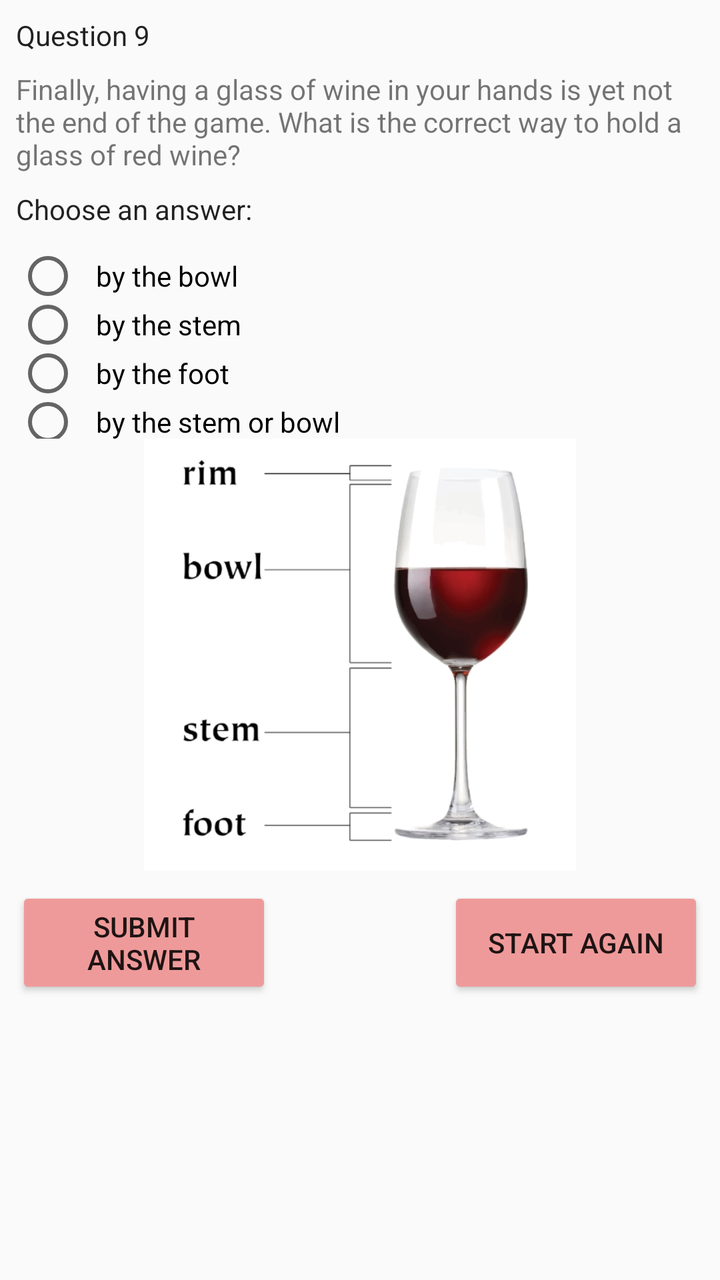
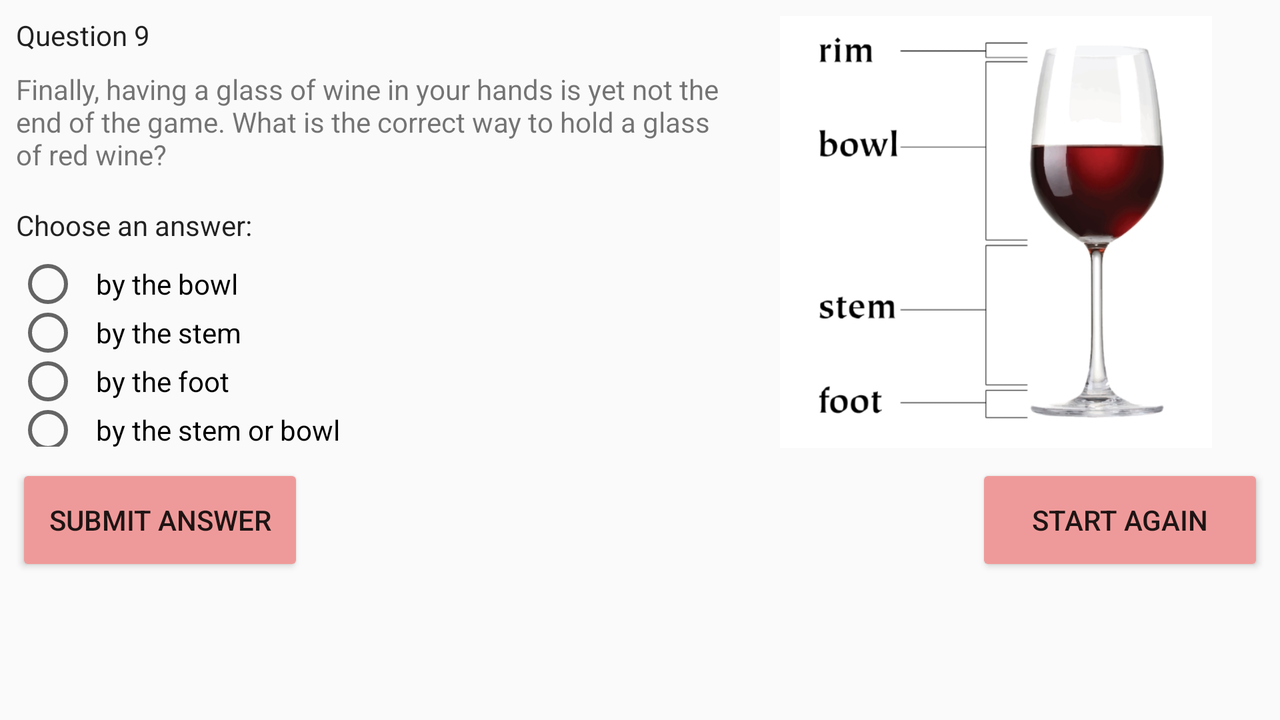

The same Android screen from two of the app's own layout files: first res/layout/ as a phone draws it, then the repository's variant for another configuration, drawn on a device whose configuration selects that folder. Both files follow.
<!-- AndroidManifest.xml: application theme AppTheme -->
<!-- res/layout/activity_layout_type_04.xml -->
<?xml version="1.0" encoding="utf-8"?>
<ScrollView xmlns:android="http://schemas.android.com/apk/res/android"
    xmlns:tools="http://schemas.android.com/tools"
    android:id="@+id/activity_layout_type_01"
    android:layout_width="match_parent"
    android:layout_height="match_parent"
    android:orientation="vertical"
    android:paddingBottom="@dimen/activity_vertical_margin"
    android:paddingLeft="@dimen/activity_horizontal_margin"
    android:paddingRight="@dimen/activity_horizontal_margin"
    android:paddingTop="@dimen/activity_vertical_margin"
    tools:context="com.example.android.winequiz.Question_04">

    <LinearLayout
        android:layout_width="match_parent"
        android:layout_height="wrap_content"
        android:orientation="vertical">

        <TextView
            android:id="@+id/questionNumber_Layout_type_04"
            style="@style/TextViewStyle"
            android:text="@string/question_09" />

        <TextView
            android:id="@+id/questionText_Layout_type_04"
            style="@style/QuestionTextViewStyle"
            android:text="@string/question_09_text" />

        <TextView
            android:id="@+id/answer_Layout_type_04"
            style="@style/TextViewStyle"
            android:text="@string/chooseAnswer" />

        <RadioGroup
            android:id="@+id/allAnswers_Layout_type_04"
            android:layout_width="match_parent"
            android:layout_height="wrap_content"
            android:orientation="vertical">

            <RadioButton
                android:id="@+id/answerOptionA_Layout_type_04"
                style="@style/RadioButtonStyle_01"
                android:text="@string/question_09_answer_A" />

            <RadioButton
                android:id="@+id/answerOptionB_Layout_type_04"
                style="@style/RadioButtonStyle_01"
                android:text="@string/question_09_answer_B" />

            <RadioButton
                android:id="@+id/answerOptionC_Layout_type_04"
                style="@style/RadioButtonStyle_01"
                android:text="@string/question_09_answer_C" />

            <RadioButton
                android:id="@+id/answerOptionD_Layout_type_04"
                style="@style/RadioButtonStyle_01"
                android:text="@string/question_09_answer_D" />

        </RadioGroup>

        <LinearLayout
            android:layout_width="match_parent"
            android:layout_height="wrap_content"
            android:orientation="horizontal">

            <View style="@style/EmptyViewStyle" />

            <ImageView
                android:id="@+id/picture_Layout_type_04"
                style="@style/ImageStyle_02"
                android:background="@drawable/question_09_picture" />

            <View style="@style/EmptyViewStyle" />

        </LinearLayout>

        <RelativeLayout
            android:layout_width="match_parent"
            android:layout_height="match_parent">

            <Button
                android:id="@+id/goToStartButton_Layout_type_04"
                style="@style/ButtonStyle_01"
                android:layout_alignParentBottom="true"
                android:layout_alignParentRight="true"
                android:layout_marginTop="@dimen/space_between_textViews"
                android:onClick="goToStartOfApp"
                android:text="@string/buttonGoToStart" />

            <Button
                android:id="@+id/submitButton_Layout_type_04"
                style="@style/ButtonStyle_01"
                android:layout_alignParentBottom="true"
                android:layout_alignParentLeft="true"
                android:layout_marginTop="@dimen/space_between_textViews"
                android:onClick="checkAnswer"
                android:text="@string/buttonTextSubmitAnswer" />

        </RelativeLayout>
    </LinearLayout>
</ScrollView>
<!-- resources referenced by this layout -->
<resources>
  <dimen name="activity_horizontal_margin">8dp</dimen>
  <dimen name="activity_vertical_margin">8dp</dimen>
  <dimen name="space_between_textViews">8dp</dimen>
  <!-- drawable question_09_picture: jpg bitmap (drawable, 47317 bytes) -->
  <string name="buttonGoToStart">Start again</string>
  <string name="buttonTextSubmitAnswer">Submit answer</string>
  <string name="chooseAnswer">Choose an answer:</string>
  <string name="question_09">Question 9</string>
  <string name="question_09_answer_A">by the bowl</string>
  <string name="question_09_answer_B">by the stem</string>
  <string name="question_09_answer_C">by the foot</string>
  <string name="question_09_answer_D">by the stem or bowl</string>
  <string name="question_09_text">Finally, having a glass of wine in your hands is yet not the
          end of the game. What is the correct way to hold a glass of red wine?</string>
  <style name="ButtonStyle_01">
          <item name="android:layout_width">@dimen/controlButtonDimension_01</item>
          <item name="android:layout_height">@dimen/controlButtonDimension_02</item>
      </style>
  <style name="EmptyViewStyle">
          <item name="android:layout_width">1dp</item>
          <item name="android:layout_height">match_parent</item>
          <item name="android:layout_weight">1</item>
      </style>
  <style name="ImageStyle_02">
          <item name="android:layout_width">@dimen/imageViewSize_02</item>
          <item name="android:layout_height">@dimen/imageViewSize_02</item>
          <item name="android:scaleType">centerCrop</item>
      </style>
  <style name="QuestionTextViewStyle">
          <item name="android:layout_width">match_parent</item>
          <item name="android:layout_height">@dimen/height_of_question_text</item>
          <item name="android:layout_marginBottom">@dimen/space_between_textViews</item>
      </style>
  <style name="RadioButtonStyle_01">
          <item name="android:layout_width">wrap_content</item>
          <item name="android:layout_height">wrap_content</item>
          <item name="android:layout_marginBottom">@dimen/checkBoxMarginBetween</item>
          <item name="android:paddingLeft">@dimen/checkBoxPadding</item>
          <item name="android:paddingRight">@dimen/checkBoxPadding</item>
      </style>
  <style name="TextViewStyle" parent="TextAppearance.AppCompat">
          <item name="android:textAppearance">@style/Theme.AppCompat.Light</item>
          <item name="android:layout_width">match_parent</item>
          <item name="android:layout_height">wrap_content</item>
          <item name="android:layout_marginBottom">@dimen/space_between_textViews</item>
      </style>
  <style name="AppTheme" parent="Theme.AppCompat.Light.DarkActionBar">
          
          <item name="colorPrimary">#d32f2f</item>
          <item name="colorPrimaryDark">#b71c1c</item>
          <item name="colorAccent">#ff1744</item>
          <item name="colorButtonNormal">#ef9a9a</item>
      </style>
  <dimen name="controlButtonDimension_01">128dp</dimen>
  <dimen name="controlButtonDimension_02">56dp</dimen>
  <dimen name="imageViewSize_02">216dp</dimen>
  <dimen name="height_of_question_text">52dp</dimen>
  <dimen name="checkBoxMarginBetween">-8dp</dimen>
  <dimen name="checkBoxPadding">8dp</dimen>
</resources>
<!-- res/layout-land/activity_layout_type_04.xml (the repository's variant of the layout above) -->
<!-- drawn on the phone turned sideways -->
<?xml version="1.0" encoding="utf-8"?>
<ScrollView xmlns:android="http://schemas.android.com/apk/res/android"
    xmlns:tools="http://schemas.android.com/tools"
    android:id="@+id/activity_layout_type_01"
    android:layout_width="match_parent"
    android:layout_height="match_parent"
    android:orientation="vertical"
    android:paddingBottom="@dimen/activity_vertical_margin"
    android:paddingLeft="@dimen/activity_horizontal_margin"
    android:paddingRight="@dimen/activity_horizontal_margin"
    android:paddingTop="@dimen/activity_vertical_margin"
    tools:context="com.example.android.winequiz.Question_04">

    <LinearLayout
        android:layout_width="match_parent"
        android:layout_height="wrap_content"
        android:orientation="vertical">

        <LinearLayout
            android:layout_width="match_parent"
            android:layout_height="wrap_content"
            android:orientation="horizontal">

            <LinearLayout
                android:layout_width="1dp"
                android:layout_height="wrap_content"
                android:layout_weight="4"
                android:orientation="vertical">

                <TextView
                    android:id="@+id/questionNumber_Layout_type_04"
                    style="@style/TextViewStyle"
                    android:text="@string/question_09" />

                <TextView
                    android:id="@+id/questionText_Layout_type_04"
                    style="@style/QuestionTextViewStyle.3"
                    android:text="@string/question_09_text" />

                <TextView
                    android:id="@+id/answer_Layout_type_04"
                    style="@style/TextViewStyle.2"
                    android:text="@string/chooseAnswer" />

                <RadioGroup
                    android:id="@+id/allAnswers_Layout_type_04"
                    android:layout_width="match_parent"
                    android:layout_height="wrap_content"
                    android:orientation="vertical">

                    <RadioButton
                        android:id="@+id/answerOptionA_Layout_type_04"
                        style="@style/RadioButtonStyle_01"
                        android:text="@string/question_09_answer_A" />

                    <RadioButton
                        android:id="@+id/answerOptionB_Layout_type_04"
                        style="@style/RadioButtonStyle_01"
                        android:text="@string/question_09_answer_B" />

                    <RadioButton
                        android:id="@+id/answerOptionC_Layout_type_04"
                        style="@style/RadioButtonStyle_01"
                        android:text="@string/question_09_answer_C" />

                    <RadioButton
                        android:id="@+id/answerOptionD_Layout_type_04"
                        style="@style/RadioButtonStyle_01"
                        android:text="@string/question_09_answer_D" />

                </RadioGroup>

            </LinearLayout>

            <LinearLayout
                android:layout_width="1dp"
                android:layout_height="wrap_content"
                android:layout_weight="3"
                android:gravity="center">

                <ImageView
                    android:id="@+id/picture_Layout_type_04"
                    style="@style/ImageStyle_02"
                    android:background="@drawable/question_09_picture" />

            </LinearLayout>

        </LinearLayout>

        <RelativeLayout
            android:layout_width="match_parent"
            android:layout_height="match_parent">

            <Button
                android:id="@+id/goToStartButton_Layout_type_04"
                style="@style/ButtonStyle_02"
                android:layout_alignParentBottom="true"
                android:layout_alignParentRight="true"
                android:layout_marginTop="@dimen/space_between_textViews"
                android:onClick="goToStartOfApp"
                android:text="@string/buttonGoToStart" />

            <Button
                android:id="@+id/submitButton_Layout_type_04"
                style="@style/ButtonStyle_02"
                android:layout_alignParentBottom="true"
                android:layout_alignParentLeft="true"
                android:layout_marginTop="@dimen/space_between_textViews"
                android:onClick="checkAnswer"
                android:text="@string/buttonTextSubmitAnswer" />

        </RelativeLayout>
    </LinearLayout>
</ScrollView>
<!-- resources referenced by the variant -->
<!-- as the phone turned sideways resolves them -->
<resources>
  <dimen name="activity_horizontal_margin">8dp</dimen>
  <dimen name="activity_vertical_margin">8dp</dimen>
  <dimen name="space_between_textViews">8dp</dimen>
  <!-- drawable question_09_picture: jpg bitmap (drawable, 47317 bytes) -->
  <string name="buttonGoToStart">Start again</string>
  <string name="buttonTextSubmitAnswer">Submit answer</string>
  <string name="chooseAnswer">Choose an answer:</string>
  <string name="question_09">Question 9</string>
  <string name="question_09_answer_A">by the bowl</string>
  <string name="question_09_answer_B">by the stem</string>
  <string name="question_09_answer_C">by the foot</string>
  <string name="question_09_answer_D">by the stem or bowl</string>
  <string name="question_09_text">Finally, having a glass of wine in your hands is yet not the
          end of the game. What is the correct way to hold a glass of red wine?</string>
  <style name="ButtonStyle_02">
          <item name="android:layout_width">@dimen/controlButtonDimension_01_land</item>
          <item name="android:layout_height">@dimen/controlButtonDimension_02_land</item>
      </style>
  <style name="ImageStyle_02">
          <item name="android:layout_width">@dimen/imageViewSize_02</item>
          <item name="android:layout_height">@dimen/imageViewSize_02</item>
          <item name="android:scaleType">centerCrop</item>
      </style>
  <style name="QuestionTextViewStyle.3">
          <item name="android:layout_height">@dimen/height_of_question_text_landscape_02</item>
      </style>
  <style name="RadioButtonStyle_01">
          <item name="android:layout_width">wrap_content</item>
          <item name="android:layout_height">wrap_content</item>
          <item name="android:layout_marginBottom">@dimen/checkBoxMarginBetween</item>
          <item name="android:paddingLeft">@dimen/checkBoxPadding</item>
          <item name="android:paddingRight">@dimen/checkBoxPadding</item>
      </style>
  <style name="TextViewStyle" parent="TextAppearance.AppCompat">
          <item name="android:textAppearance">@style/Theme.AppCompat.Light</item>
          <item name="android:layout_width">match_parent</item>
          <item name="android:layout_height">wrap_content</item>
          <item name="android:layout_marginBottom">@dimen/space_between_textViews</item>
      </style>
  <style name="TextViewStyle.2">
          <item name="android:layout_marginBottom">@dimen/space_between_textViews_02</item>
      </style>
  <style name="AppTheme" parent="Theme.AppCompat.Light.DarkActionBar">
          
          <item name="colorPrimary">#d32f2f</item>
          <item name="colorPrimaryDark">#b71c1c</item>
          <item name="colorAccent">#ff1744</item>
          <item name="colorButtonNormal">#ef9a9a</item>
      </style>
  <!-- from res/values-land/ -->
  <dimen name="controlButtonDimension_01_land">144dp</dimen>
  <!-- from res/values-land/ -->
  <dimen name="controlButtonDimension_02_land">56dp</dimen>
  <dimen name="imageViewSize_02">216dp</dimen>
  <!-- from res/values-land/ -->
  <dimen name="height_of_question_text_landscape_02">60dp</dimen>
  <dimen name="checkBoxMarginBetween">-8dp</dimen>
  <dimen name="checkBoxPadding">8dp</dimen>
  <dimen name="space_between_textViews_02">4dp</dimen>
</resources>
